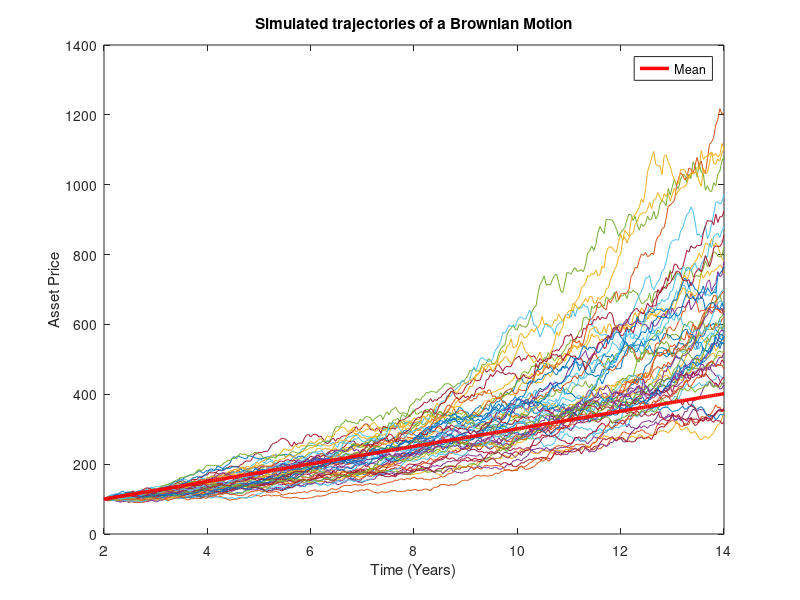
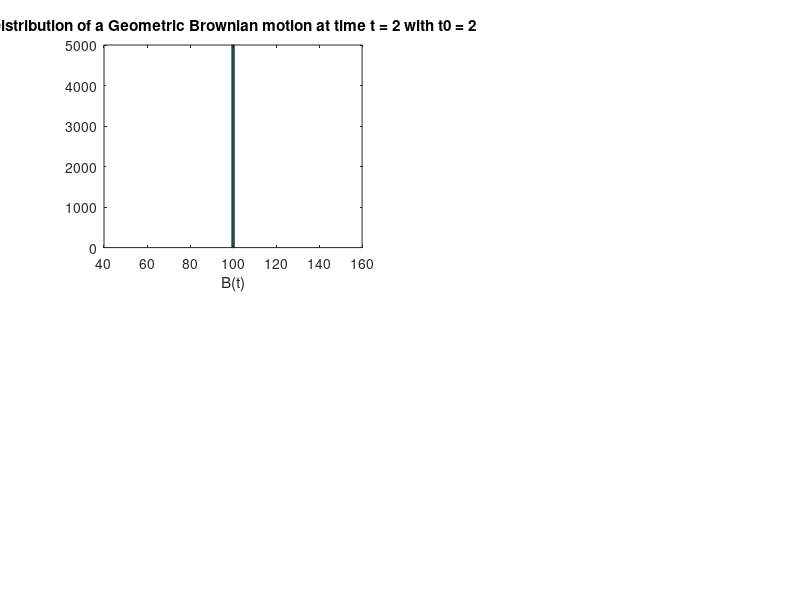

These figures' MATLAB source, in order: (Note: this script raises an error after producing the figures.)
close all
clear
clc

%% (I) Simulad 500 trayectorias del proceso Browniano Geometrico
%Number of simulations
nsimul=500; 

% Number of steps(nsteps)
nsteps=300; 

%Parameters of the simulation
mu = 0.15;
sigma = 0.1;
T = 14;
t0 = 2;
S0 = 100;

%Maturity
Maturity = T-t0;

% Time interval (dt) Vector of timesteps (timestep) 
dt=Maturity/nsteps; timestep=(t0:dt:T);

%Brownian motion increases
X = randn(nsimul,nsteps);
dB = exp((mu-0.5*sigma^2)*dt+sigma*sqrt(dt)*X);

%Set the starting value for all simulations as zero, then set the other
%steps as the cumulative sum of dB.

B=cumprod([S0*ones(nsimul,1) dB],2);

%% (II) Haced una gráfica de las primeras 50 trayectorias simuladas
%Plot simulated paths: 
figure(1)
plot(timestep, B(1:50,:)','HandleVisibility','off')
title('Simulated trajectories of a Brownian Motion');
xlabel('Time (Years)') 
ylabel('Asset Price')


%% (III) Adding the Mean
cumulate_dmean = cumsum([S0 ones(1,300)*exp(mu*dt)]);
hold on
plot(timestep,cumulate_dmean,'r','LineWidth',2.5)
legend('Mean')


%% (IV)  Normal Distribution Brownian Motion
%Changing the number of simulations so that the histogram is more precise
nsimul=5000; 
X = randn(nsimul,nsteps);
dB = exp((mu-0.5*sigma^2)*dt+sigma*sqrt(dt)*X);
B=cumprod([S0*ones(nsimul,1) dB],2);


%Parameters Istogram
t_ref = [2 6 10 14];
bins = 100;
BValues_vec = 1:100:301;

% Parameters Grafical comparison
scale = 0;

figure(4)
for i=1:length(t_ref)
    t_var = t_ref(i);
    BrownianValues =  B(:,BValues_vec(i));
    subplot(2,2,i)
    hist(BrownianValues,bins);
    str = sprintf('Distribution of a Geometric Brownian motion at time t = %d with t0 = 2', t_var);
    title(str)
    xlabel('B(t)')
    
    %Adding the theorical normal distribution obver the plot
    hold on
    center = (mu-0.5*sigma^2)*(t_ref(i)-t0);
    radius = 4.0*sigma*sqrt(t_ref(i)-t0);
    S_min = S0*exp(min(center - radius));
    S_max = S0*exp(max(center + radius));
    points = S_min:0.01:S_max;
    mean_B = log(S0) + (mu - 0.5*sigma^2)*(t_ref(i)-t0);
    std_B = sigma * sqrt(t_ref(i) - t0);
    modelPdf = @(x)lognpdf(x,mean_B,std_B);
    graphicalComparisonPdf(B(:,BValues_vec(i)),modelPdf,scale,S_min,S_max)
    legend('scaled histogram','pdf(x)')
end

%% (V) Distribution of B(t) when t --> t0
%When t tends to t0 the variance tens to zero and the normal distribution
%tends to a Dirac delta probability density function